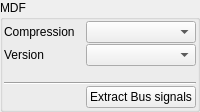
            <widget class="QGroupBox" name="groupBox_2">
             <property name="title">
              <string>MDF</string>
             </property>
             <layout class="QGridLayout" name="gridLayout_5">
              <property name="leftMargin">
               <number>1</number>
              </property>
              <property name="topMargin">
               <number>1</number>
              </property>
              <property name="rightMargin">
               <number>1</number>
              </property>
              <property name="bottomMargin">
               <number>1</number>
              </property>
              <property name="spacing">
               <number>1</number>
              </property>
              <item row="0" column="0">
               <widget class="QLabel" name="label__1">
                <property name="text">
                 <string>Compression</string>
                </property>
               </widget>
              </item>
              <item row="3" column="1">
               <widget class="QLabel" name="label_26">
                <property name="text">
                 <string/>
                </property>
               </widget>
              </item>
              <item row="5" column="1" colspan="2">
               <widget class="QPushButton" name="extract_bus_btn">
                <property name="text">
                 <string>Extract Bus signals</string>
                </property>
                <property name="icon">
                 <iconset resource="resource.qrc">
                  <normaloff>:/down.png</normaloff>:/down.png</iconset>
                </property>
               </widget>
              </item>
              <item row="5" column="0">
               <spacer name="horizontalSpacer_4">
                <property name="orientation">
                 <enum>Qt::Orientation::Horizontal</enum>
                </property>
                <property name="sizeHint" stdset="0">
                 <size>
                  <width>40</width>
                  <height>20</height>
                 </size>
                </property>
               </spacer>
              </item>
              <item row="1" column="1" colspan="2">
               <widget class="QComboBox" name="extract_bus_format">
                <property name="sizeAdjustPolicy">
                 <enum>QComboBox::SizeAdjustPolicy::AdjustToContents</enum>
                </property>
               </widget>
              </item>
              <item row="4" column="0" colspan="3">
               <widget class="Line" name="line_12">
                <property name="orientation">
                 <enum>Qt::Orientation::Horizontal</enum>
                </property>
               </widget>
              </item>
              <item row="0" column="1" colspan="2">
               <widget class="QComboBox" name="extract_bus_compression">
                <property name="sizeAdjustPolicy">
                 <enum>QComboBox::SizeAdjustPolicy::AdjustToContents</enum>
                </property>
               </widget>
              </item>
              <item row="1" column="0">
               <widget class="QLabel" name="label_24">
                <property name="text">
                 <string>Version</string>
                </property>
               </widget>
              </item>
             </layout>
            </widget>
